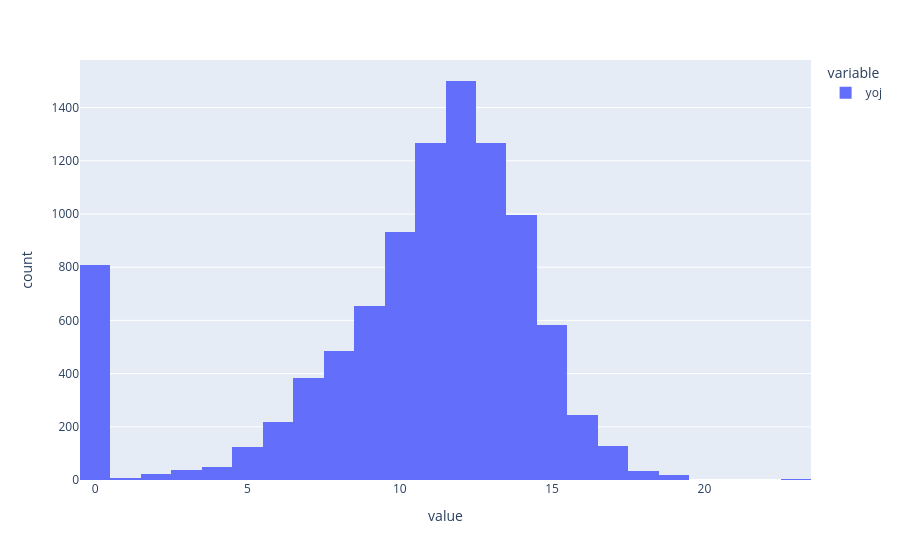

Notebook code cell kept with this figure:
### Code cell
px.histogram(df.yoj)

### Figure 1 — Plotly figure (JSON) as saved in the notebook; plotly's stock layout.template omitted (floating-point values rounded to 4 significant figures; data arrays with more than 128 entries replaced by an {"elided": "..."} marker saying what was removed)
{"data": [{"alignmentgroup": "True", "bingroup": "x", "hovertemplate": "variable=yoj<br>value=%{x}<br>count=%{y}<extra></extra>", "legendgroup": "yoj", "marker": {"color": "#636efa", "pattern": {"shape": ""}}, "name": "yoj", "offsetgroup": "yoj", "orientation": "v", "showlegend": true, "type": "histogram", "x": {"elided": "10301 int values"}, "xaxis": "x", "yaxis": "y"}], "layout": {"barmode": "relative", "legend": {"title": {"text": "variable"}, "tracegroupgap": 0}, "margin": {"t": 60}, "xaxis": {"anchor": "y", "domain": [0, 1], "title": {"text": "value"}}, "yaxis": {"anchor": "x", "domain": [0, 1], "title": {"text": "count"}}}}
